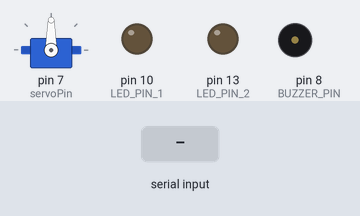
Simulated run of this sketch. Board: Arduino Uno, built with avr-gcc and run on an emulated ATmega328P. On the bench: servo, output pins drawn as LEDs (lit = HIGH), buzzer (waves = sounding, pin HIGH). Dashed ring = blinking. Inputs (shaded band) come from the test bench. What the sketch prints to the serial monitor is not drawn.

Above: at 1.2 s.
1.3 s: "detected\n" received over Serial
At 2.7 s:
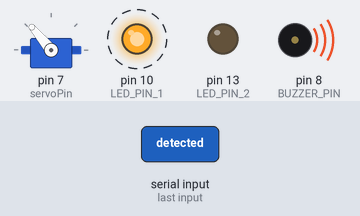
At 7.3 s:
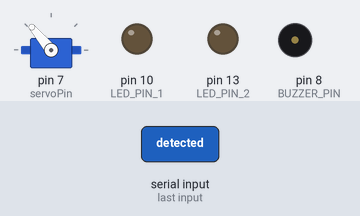
Timing chart, 0 to 8.8 s (numbered marks = the images above; inputs shaded):
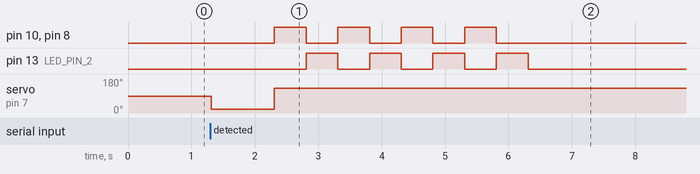

Measured:
- after the input at 1.3 s, pin 10 (LED_PIN_1): alternates HIGH for 0.50 s and LOW for 0.50 s, 8 changes in all, then stays LOW, starting after 1.0 s; pin 13 (LED_PIN_2): alternates HIGH for 0.50 s and LOW for 0.50 s, 8 changes in all, then stays LOW, starting after 1.5 s

The sketch:

arduino.ino
```cpp
#include <Servo.h>  //서보모터 라이브러리 include


Servo microServo;  //서보모터 객체 선언

const int servoPin = 7;  //서보모터 제어핀 할당


const int LED_PIN_1 = 10; // First LED pin


const int LED_PIN_2 = 13; // Second LED pin


const int BUZZER_PIN = 8; // Active buzzer pin


void setup() {


 pinMode(LED_PIN_1, OUTPUT);


 pinMode(LED_PIN_2, OUTPUT);


 pinMode(BUZZER_PIN, OUTPUT);


 Serial.begin(9600);


  Serial.println("hello arduino!");

  microServo.attach(servoPin);  //서보모터 초기화


}


void loop() {


int angle;  //각도 변수 선언

//angle = 0; angle < 170


 if (Serial.available()) {


 String message = Serial.readStringUntil('\n');


 message.trim();


 if (message == "detected") {

  microServo.write(20);

  delay(1000);

  microServo.write(130);

  // Blink the LEDs alternately


  for (int i = 0; i < 4; i++) {


  digitalWrite(LED_PIN_1, HIGH);


  digitalWrite(LED_PIN_2, LOW);


  digitalWrite(BUZZER_PIN, HIGH);


  delay(500);


  digitalWrite(LED_PIN_1, LOW);


  digitalWrite(LED_PIN_2, HIGH);


  digitalWrite(BUZZER_PIN, LOW);


  delay(500);


  }


  digitalWrite(LED_PIN_1, LOW);


  digitalWrite(LED_PIN_2, LOW);


  digitalWrite(BUZZER_PIN, LOW);


 }


 }


}
```
